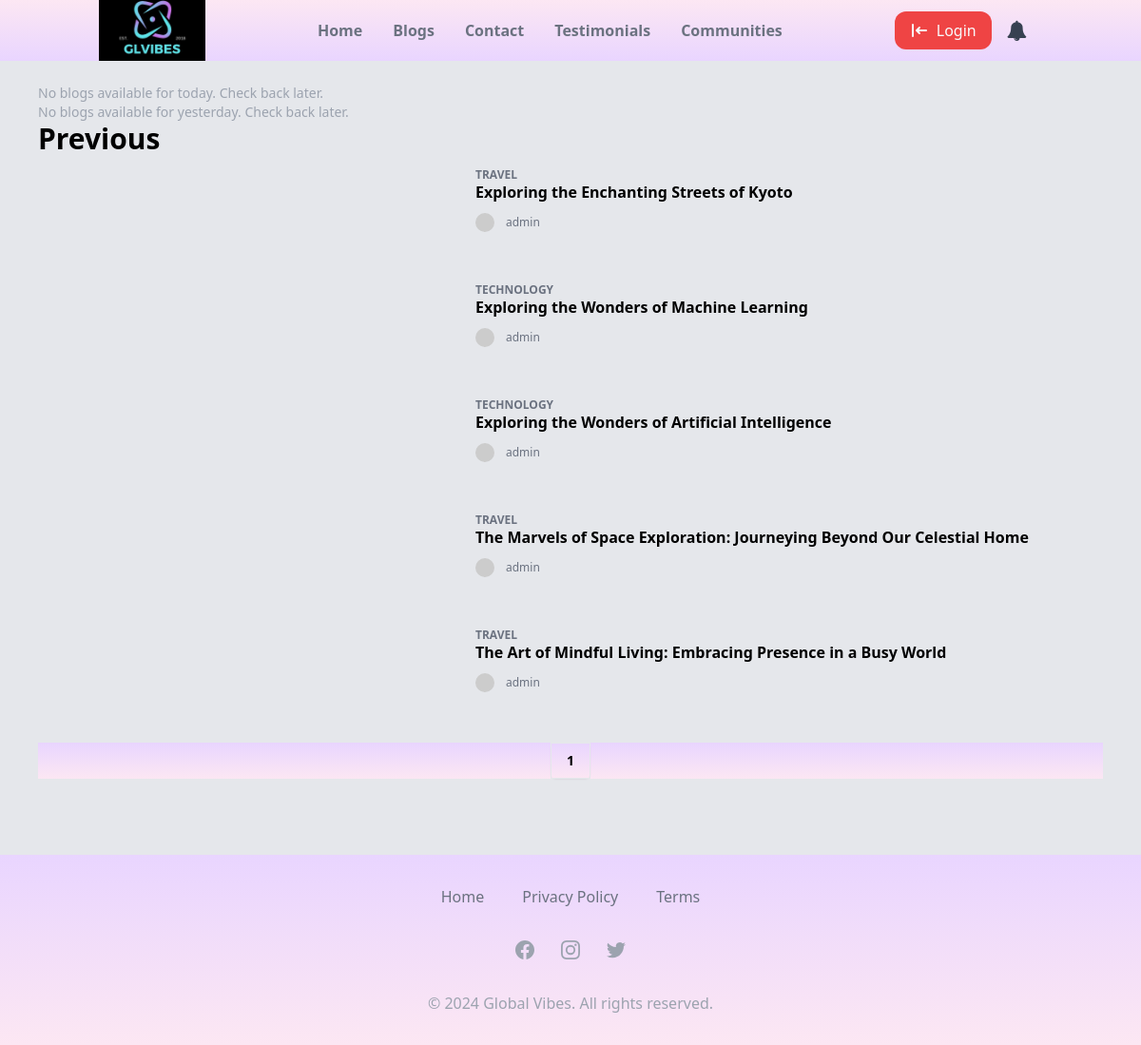
The page /blog/ on the database as committed earlier.
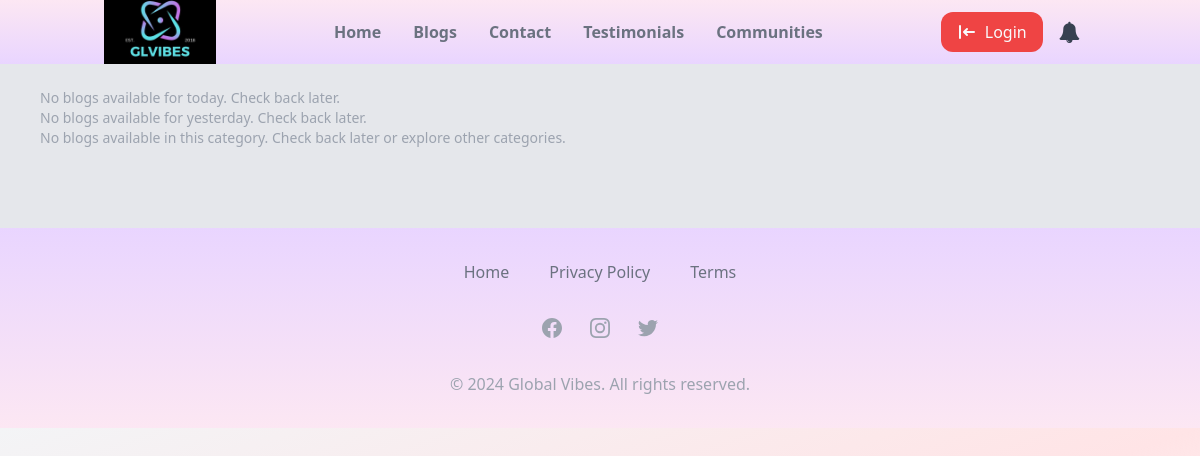
The same page on the database as committed later.
### blog/models.py (models this page shows, shortened)
class Blog(models.Model):
    title = models.CharField(max_length=255, verbose_name="Blog Title")
    category = models.ForeignKey(Category, on_delete=models.CASCADE, verbose_name="Category")
    cover_image = models.ImageField(upload_to="blog_covers/", verbose_name="Cover Image")
    content = RichTextUploadingField(verbose_name="Content")
    created_at = models.DateTimeField(auto_now_add=True, verbose_name="Created At", editable=True)
    author = models.ForeignKey(User, on_delete=models.CASCADE, verbose_name="Author")
    tags = models.ManyToManyField(Tag, verbose_name="Tags")
    class Meta:
        verbose_name = "Blog"
        verbose_name_plural = "Blogs"

class Category(models.Model):
    title = models.CharField(max_length=255, verbose_name="Category Title")
    class Meta:
        verbose_name = "Category"
        verbose_name_plural = "Categories"
    def __str__(self):
        return self.title

### accounts/models.py (models this page shows)
class CustomUser(AbstractUser):
    email = models.EmailField(unique=True)
    profile_image = models.ImageField(upload_to='profile_images/', blank=True, null=True)
    promoter = models.BooleanField(default=False)
    notification_count = models.PositiveIntegerField(default=0)
    objects = CustomUserManager()
    USERNAME_FIELD = 'email'
    REQUIRED_FIELDS = ['username']
    def __str__(self):
        return self.username

### blog/views.py (the view)
# urls.py: path('', v.all_blogs, name='all_blogs'),
def all_blogs(request):
    today = datetime.now().date()
    yesterday = today - timedelta(days=1)
    today_blogs = Blog.objects.filter(created_at__date=today)
    yesterday_blogs = Blog.objects.filter(created_at__date=yesterday)
    other_blogs = Blog.objects.exclude(created_at__date__in=[today, yesterday])
    category = request.GET.get('category')
    tags = request.GET.getlist('tags')
    if category:
        other_blogs = other_blogs.filter(category__title=category)
    if tags:
        other_blogs = other_blogs.filter(tags__title__in=tags)
    query = request.GET.get('q')
    if query:
        other_blogs = other_blogs.filter(
            Q(title__icontains=query) | Q(content__icontains=query)
        )
    paginator = Paginator(other_blogs, 6)
    page = request.GET.get('page')
    try:
        other_blogs_paginated = paginator.page(page)
    except PageNotAnInteger:
        other_blogs_paginated = paginator.page(1)
    except EmptyPage:
        other_blogs_paginated = paginator.page(paginator.num_pages)
    context = {
        'today_blogs': today_blogs,
        'yesterday_blogs': yesterday_blogs,
        'other_blogs': other_blogs_paginated,
        'category': category,
        'tags': tags,
        'query': query,
    }
    return render(request, 'blog/all_blogs.html', context)

### notification/context_processors.py (called while the page is built)
def notifications_context(request):
    if request.user.is_authenticated:
        unread_count = get_unread_notifications_count(request.user)
        unread_notifications = get_unread_notifications(request.user)
    else:
        unread_count = 0
        unread_notifications = []
    return {'notification_unread_count': unread_count, 'unread_notifications': unread_notifications}

### templates/blog/all_blogs.html (shortened to what this page needs)
{% extends "base.html" %}
{% load static %}
{% block content %}
{% include 'chunks/blogs.html' %}
{% endblock content %}

### templates/base.html (shortened to what this page needs)
<!DOCTYPE html>
{% load static %}
<html lang="en">
<head>
    <script src="https://cdn.tailwindcss.com"></script>
    <link rel="stylesheet" href="https://unpkg.com/swiper/swiper-bundle.min.css" />
    <link rel="stylesheet" href="https://cdnjs.cloudflare.com/ajax/libs/font-awesome/4.7.0/css/font-awesome.css" />
</head>
<body class="relative from-gray-100 via-rose-100 to-gay-500 bg-gradient-to-br">
{% include 'others/nav.html' %}
{% block content %}
{% endblock content %}
{% include 'others/footer.html' %}
</body>
</html>

### templates/others/nav.html (shortened to what this page needs)
{% load static %}
<nav class="bg-gradient-to-b from-pink-100 to-purple-200 shadow shadow-gray-300 w-full px-4 md:px-auto">
    <div class="md:h-16 h-28 mx-auto md:px-4 container flex items-center justify-between flex-wrap md:flex-nowrap overflow-hidden">
        <div class="flex-shrink-0 h-28">
            <img src="{% static 'img/fav.jpg' %}" class="h-full">
        </div>
        <div class="text-gray-500 order-3 w-full md:w-auto md:order-2 hidden md:flex">
            <ul class="flex font-semibold justify-between">
                <li class="md:px-4 md:py-2 hover:text-red-500"><a href="{% url 'home' %}">Home</a></li>
                <li class="md:px-4 md:py-2 hover:text-red-500"><a href="{% url 'all_blogs' %}">Blogs</a></li>
                <li class="md:px-4 md:py-2 hover:text-red-500"><a href="{% url 'contact' %}">Contact</a></li>
                <li class="md:px-4 md:py-2 hover:text-red-500"><a href="{% url 'testimonials' %}">Testimonials</a></li>
                <li class="md:px-4 md:py-2 hover:text-red-500"><a href="{% url 'community_list' %}">Communities</a></li>
            </ul>
        </div>
        <div class="hidden md:flex flex-row justify-center items-center md:block order-2 md:order-3">
            {% if user.is_authenticated %}
                <a href="{% url 'signout' %}" class="px-4 py-2 bg-red-500 hover:bg-gray-600 text-gray-50 rounded-xl flex items-center gap-2">
                    <svg xmlns="http://www.w3.org/2000/svg" class="h-5 w-5" viewBox="0 0 20 20" fill="currentColor">
                        <path fill-rule="evenodd"
                            d="M13 2a1 1 0 011 1v14a1 1 0 01-2 0V3a1 1 0 011-1zm-5 3a1 1 0 011 1v8a1 1 0 01-2 0V6a1 1 0 011-1zm9.293 9.293a1 1 0 010 1.414L15.414 19H18a1 1 0 010 2H2a1 1 0 010-2h2.586l-2.293-2.293a1 1 0 011.414-1.414L8 17.586l6.293-6.293a1 1 0 011.414 0z"
                            clip-rule="evenodd" />
                    </svg>
                    <span>Logout</span>
                </a>
            {% else %}
                <a href="{% url 'signin' %}" class="px-4 py-2 bg-red-500 hover:bg-gray-600 text-gray-50 rounded-xl flex items-center gap-2">
                    <span>Login</span>
                </a>
            {% endif %}
            <div class="relative group">
                <span class="cursor-pointer px-4 py-2 hover:text-red-500" id="notification-icon">
                    <i class="fa fa-bell fa-lg text-gray-700"></i>
                </span>
            </div>
        </div>
    </div>
</nav>

### templates/chunks/blogs.html (shortened to what this page needs)
<div class="bg-gray-200 h-full w-full px-10 pt-6 pb-20 overflow-y-auto">
    {% if today_blogs %}
        <div class="mb-3">
            <h1 class="text-3xl font-bold">Today</h1>
            <p class="text-sm text-gray-500 uppercase font-bold">{{ today|date:"l j F" }}</p>
        </div>
        {% for today_blog in today_blogs %}
            <div class="mb-5">
                <a href="{% url 'blog_detail' blog_id=today_blog.id %}" class="block rounded-lg relative p-5 transform transition-all duration-300 scale-100 hover:scale-95" style="background: url({{ today_blog.cover_image.url }}) center; background-size: cover;">
                    <div class="absolute top-0 right-0 -mt-3 mr-3">
                        <div class="rounded-full bg-red-500 text-white text-xs py-1 pl-2 pr-3 leading-none"><i class="mdi mdi-fire text-base align-middle"></i> <span class="align-middle">FRESH</span></div>
                    </div>
                    <div class="h-48"></div>
                    <h2 class="text-white text-2xl font-bold leading-tight mb-3 pr-5">{{ today_blog.title }}</h2>
                    <div class="flex w-full items-center text-sm text-gray-300 font-medium">
                        <div class="flex-1 flex items-center">
                            {% if today_blog.author.profile_image %}
                                <div class="rounded-full w-8 h-8 mr-3" style="background: url({{ today_blog.author.profile_image.url }}) center; background-size: cover;"></div>
                            {% else %}
                                <div class="rounded-full w-8 h-8 mr-3" style="background: url(https://randomuser.me/api/portraits/women/74.jpg) center; background-size: cover;"></div>
                            {% endif %}
                            <div>{{ today_blog.author.username }}</div>
                        </div>
                        <div><i class="mdi mdi-thumb-up"></i> {{ today_blog.likes.count }}</div>
                    </div>
                </a>
            </div>
        {% endfor %}
    {% else %}
        <p class="text-gray-400 text-sm">No blogs available for today. Check back later.</p>
    {% endif %}
    {% if yesterday_blogs %}
    <div class="mb-3">
        <h1 class="text-3xl font-bold">Yesterday</h1>
        <p class="text-sm text-gray-500 uppercase font-bold">{{ yesterday|date:"l j F" }}</p>
    </div>
    <div class="grid grid-cols-1 sm:grid-cols-2 gap-5">
        {% for yesterday_blog in yesterday_blogs %}
            <a href="{% url 'blog_detail' blog_id=yesterday_blog.id %}" class="block p-5 rounded overflow-hidden transform transition-all duration-300 scale-100 hover:scale-95" style="background: url({{ yesterday_blog.cover_image.url }}) center; background-size: cover;">
                <div class="h-32"></div>
                <h3 class="text-lg font-bold text-white leading-tight">{{ yesterday_blog.title }}</h3>
            </a>
        {% endfor %}
    </div>
    {% else %}
        <p class="text-gray-400 text-sm">No blogs available for yesterday. Check back later.</p>
    {% endif %}
    {% if other_blogs %}
    <div class="mb-3">
        <h1 class="text-3xl font-bold">Previous</h1>
    </div>
    {% for blog in other_blogs %}
        <div>
            <a href="{% url 'blog_detail' blog_id=blog.id %}" class="flex w-full transform transition-all duration-300 scale-100 hover:scale-95">
                <div class="block h-24 w-2/5 rounded overflow-hidden" style="background: url({{ blog.cover_image.url }}) center; background-size: cover;"></div>
                <div class="pl-3 w-3/5">
                    <p class="text-xs text-gray-500 uppercase font-semibold">{{ blog.category }}</p>
                    <h3 class="text-md font-semibold leading-tight mb-3">{{ blog.title }}</h3>
                    <div class="flex w-full items-center text-xs text-gray-500 font-medium">
                        <div class="rounded-full w-5 h-5 mr-3" style="background: url(https://randomuser.me/api/portraits/men/41.jpg) center; background-size: cover;"></div>
                        <div>{{ blog.author }}</div>
                    </div>
                </div>
            </a>
        </div>
        <hr class="border-gray-200 my-3">
    {% endfor %}
        <div class="bg-gradient-to-b from-purple-200 to-pink-100 w-full flex justify-center items-center">
            <nav aria-label="Pagination" class="inline-flex -space-x-px rounded-md shadow-sm dark:bg-gray-800 dark:text-gray-100">
                {% for num in other_blogs.paginator.page_range %}
                <a href="?page={{ num }}" class="inline-flex items-center px-4 py-2 text-sm font-semibold border {% if other_blogs.number == num %} dark:bg-violet-400 dark:text-gray-900 dark:border-gray-700 {% endif %}">{{ num }}</a>
                {% endfor %}
            </nav>
        </div>
    {% else %}
        <p class="text-gray-400 text-sm">No blogs available in this category. Check back later or explore other categories.</p>
    {% endif %}
</div>

### templates/others/footer.html (shortened to what this page needs)
<section class="bg-gradient-to-b from-purple-200 to-pink-100">
    <div class="max-w-screen-xl px-4 py-8 mx-auto space-y-8 overflow-hidden sm:px-6 lg:px-8">
        <nav class="flex flex-wrap justify-center -mx-5 -my-2">
            <div class="px-5 py-2">
                <a href="{% url 'home' %}" class="text-base leading-6 text-gray-500 hover:text-red-500">
                    Home
                </a>
            </div>
            <div class="px-5 py-2">
                <a href="{% url 'privacy' %}" class="text-base leading-6 text-gray-500 hover:text-red-500">
                    Privacy Policy
                </a>
            </div>
            <div class="px-5 py-2">
                <a href="{% url 'terms' %}" class="text-base leading-6 text-gray-500 hover:text-red-500">
                    Terms
                </a>
            </div>
        </nav>
        <div class="flex justify-center mt-8 space-x-6">
            <a href="#" class="text-gray-400 hover:text-red-500">
            </a>
            <a href="#" class="text-gray-400 hover:text-red-500">
            </a>
            <a href="#" class="text-gray-400 hover:text-red-500">
            </a>
        </div>
        <p class="mt-8 text-base leading-6 text-center text-gray-400">
            &copy; 2024 Global Vibes. All rights reserved.
        </p>
    </div>
</section>

Rows that differ between the two databases and show on the page:
removed Blog: category "TRAVEL", title "Exploring the Enchanting Streets of Kyoto", author "admin"
removed Blog: category "TECHNOLOGY", title "Exploring the Wonders of Machine Learning", author "admin"
removed Blog: category "TECHNOLOGY", title "Exploring the Wonders of Artificial Intelligence", author "admin"
removed Blog: category "TRAVEL", title "The Marvels of Space Exploration: Journeying Beyond Our Celestial Home", author "admin"
removed Blog: category "TRAVEL", title "The Art of Mindful Living: Embracing Presence in a Busy World", author "admin"
Other text that changed with them:
text no longer shown: "Previous"
text now shown: "No blogs available in this category. Check back later or explore other categories."
list line gone: "1"
